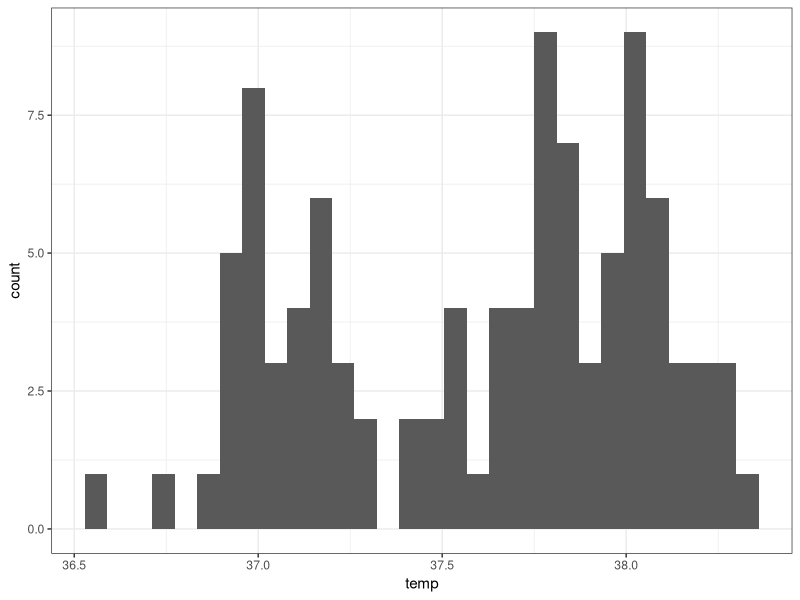
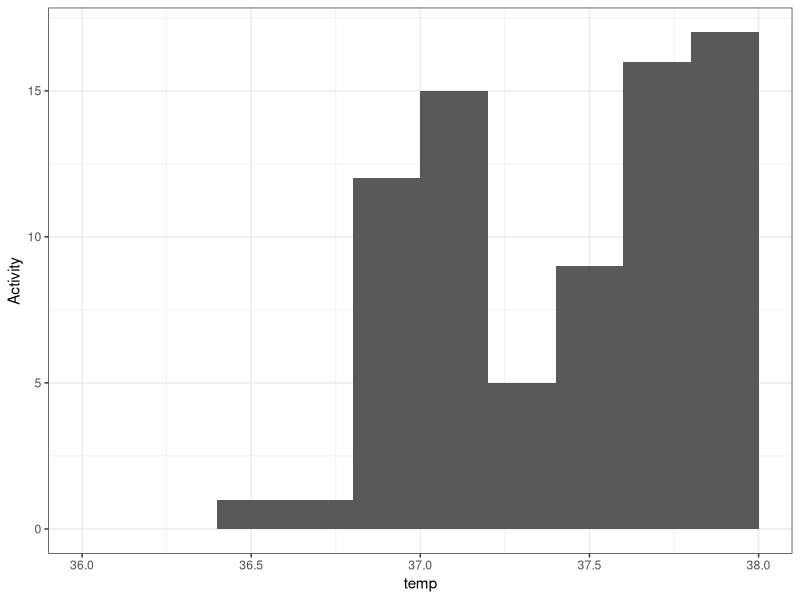
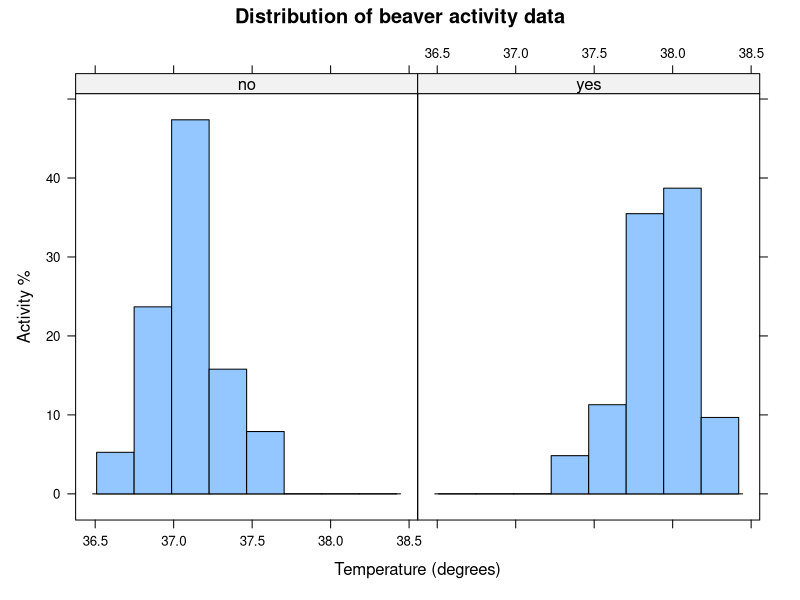
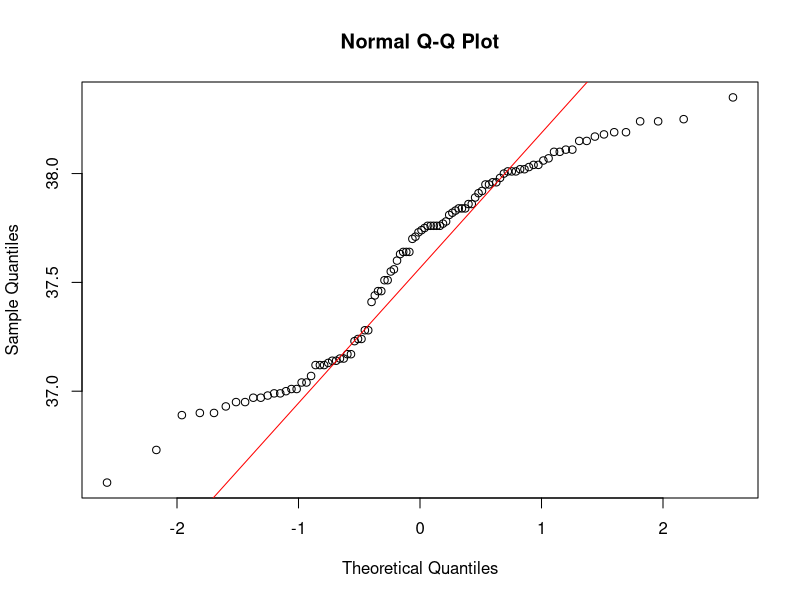
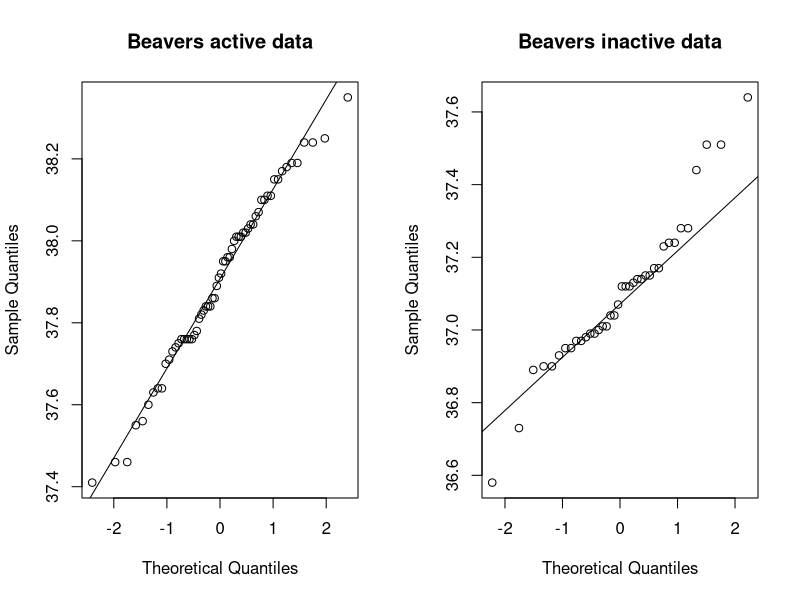

Generate these figures, in order, with R:
## Using statistical methods to examine -------------------------#
## the relationships between variables of interest --------------#

?beavers
str(beaver2)
View(beaver2)

## Question 1 ---------------------------------------------------#
## We would like to examine the mean body temperature of the 
## beavers to determine whether activity has any effect on 
## beaver body temperature --------------------------------------#

## We want to examine the difference in body temp
## during periods of activity to evaluate whether 
## body temperature is affected by activity
## First we need to ensure that sata is in correct format
## Activ should be a factor
## Temp is numerical --------------------------------------------#

## Devise a hypothesis test that we use for this analysis. 

# H0: Body temperature is not affected by the activity
# H1: Body temperature is affected by the activity

# Copying the data to a data frame
# This is not a necessary step
beavers_data <- beaver2
beavers_data
str(beavers_data)

## Describe the variables you will use for the analysis. 
## What type of variables are they? Do they need to be converted? 
## If they do, convert them to the relevant data types in R. ----#

# labels starts with what is assigned to the lawer value first
# eg 0 = no, 1 = yes
beavers_data$activ <- factor(beavers_data$activ,
                             labels = c("no", "yes"))
beavers_data
str(beavers_data)
library(ggplot2)
# range(beavers_data)

## Question 2 ---------------------------------------------------#
## Check whether the variables you are using for the hypothesis 
## test are normally distributed or not. Do this visually and 
## using a relevant statistical analysis test. 
## Then decide on which statistical test you will use. ----------# 

windows(16, 10)
ggplot(beavers_data, aes(x=temp))+geom_histogram()+theme_bw()

ggplot(beavers_data, aes(x=temp))+
        geom_histogram(breaks=seq(36, 38, .2))+
        theme_bw()+
        labs(x = "temp", y = "Activity")+
        scale_y_continuous(breaks=seq(0,60,5))

library("lattice")
windows(20,10)
attach(beavers_data)
histogram(~temp | activ,
          data = beavers_data,
          main = "Distribution of beaver activity data",
          xlab = "Temperature (degrees)",
          ylab = "Activity %")
detach(beavers_data)

attach(beavers_data)
windows(15,10)
qqnorm(temp)
# this line represents normal distribution
qqline(temp, col = "red")

opar <- par(no.readonly = TRUE)
windows(20,10)
# arrange plots in 1 rows and 2 column
par(mfrow = c(1, 2))

with(beavers_data, {
  qqnorm(temp[activ == "yes"],
         main = "Beavers active data")
  qqline(temp[activ == "yes"])
})

with(beavers_data, {
  qqnorm(temp[activ == "no"],
         main = "Beavers inactive data")
  qqline(temp[activ == "no"])
})
  